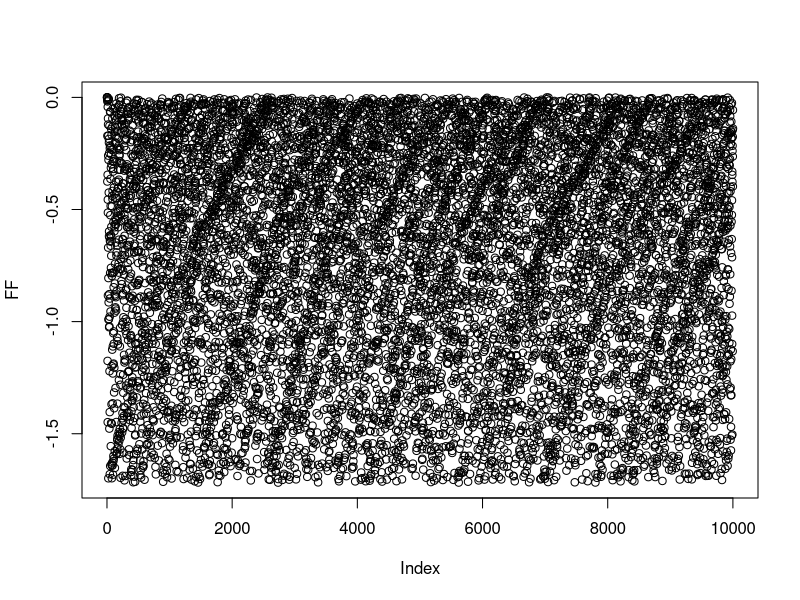
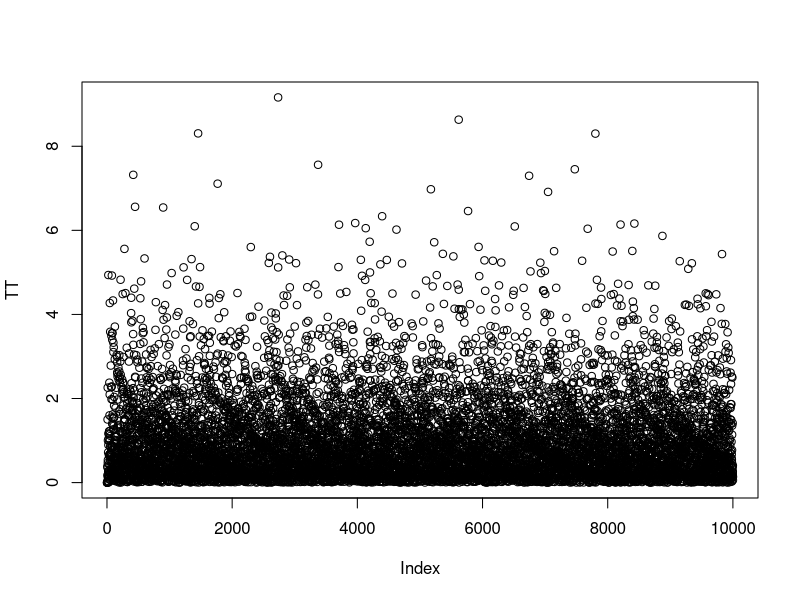
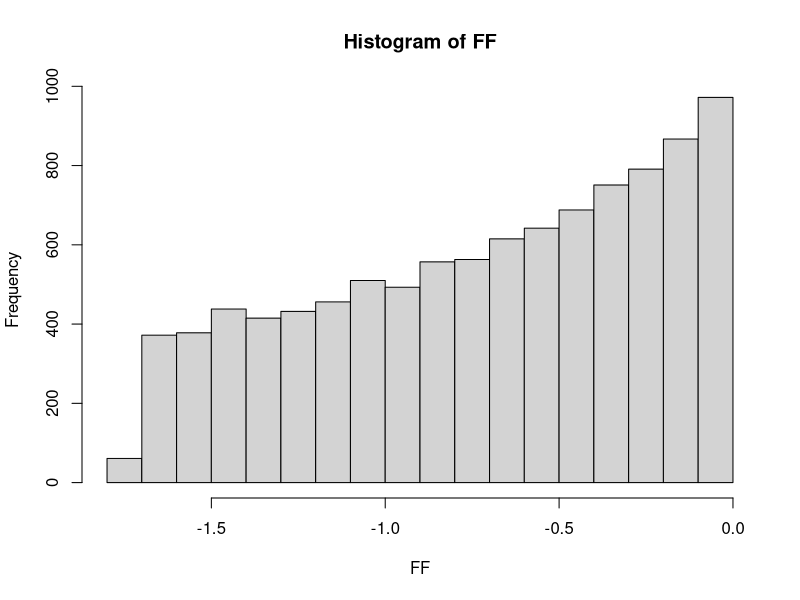
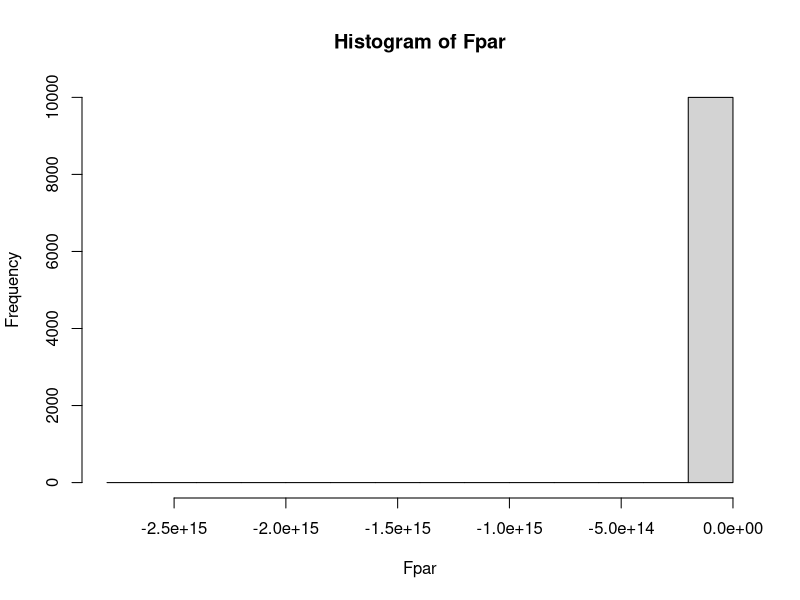
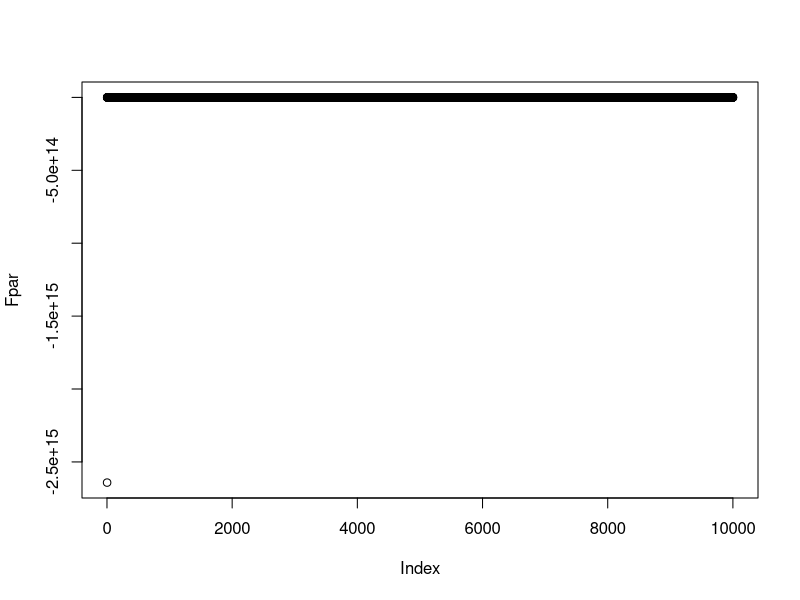

Write the R code that produced these figures, in order.
# Øvelse 3

# Generate U
N.iter = 10000
X = vector('numeric', N.iter)
U = vector('numeric', N.iter)
M = 10^8
a = 57
c = 1
X[1]=3
for ( i in 1:N.iter){
  X[i+1]=(a*X[i]+c)%%M
  U[i+1]=X[i]/M
}

lambda = 1

# Eksponential fordeling?
FF = 1-exp(lambda*U)

# Invers funktion
TT = -1/lambda*log(1-U)

plot(FF)
plot(TT)
hist(FF)

#Pareto
beta = 1 # Hvad er beta og k??
k = 2.05
Fpar = 1-(beta/U)^k
hist(Fpar)
plot(Fpar)

# Normal

